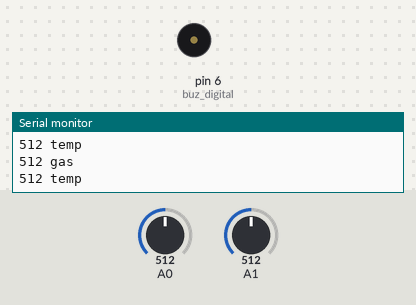
Bench run of a sketch on a simulated Arduino Uno, built with avr-gcc and run on an emulated ATmega328P. On the bench: buzzer (waves = sounding, pin HIGH), the last lines printed to the serial monitor. The inputs (shaded band) are chosen by the test bench; at power-on: A0 = 512, A1 = 512.

Above: at 1.8 s.
1.9 s: A0 set to 383
5.4 s: A0 set to 355
At 5.8 s:
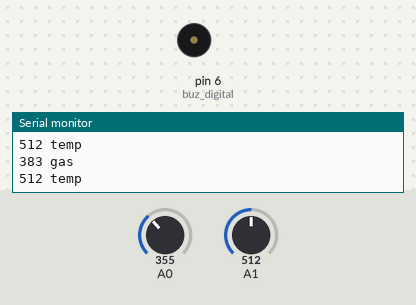
7.0 s: A0 set to 380
At 7.4 s:
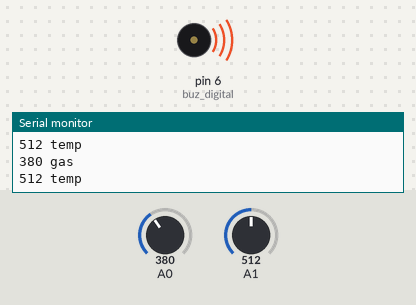
11.0 s: A0 set to 360
At 12.0 s:
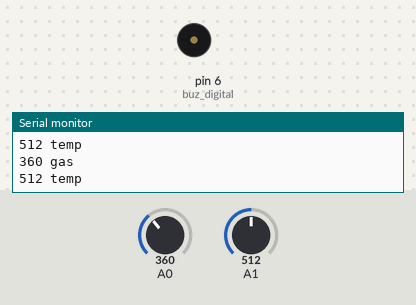
Timing chart, 0 to 13.5 s (numbered marks = the images above; inputs shaded):
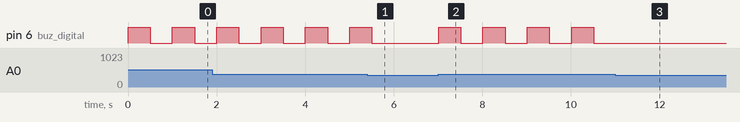

The sketch:

final.ino
```cpp
#include <LiquidCrystal.h>
LiquidCrystal lcd(7,8,9,10,11,12);

int gas = 0;
int temp = 0;
int buz_digital = 6;

void setup() {
  Serial.begin(9600);
  pinMode(A0, INPUT);
  pinMode(A1, INPUT);
  pinMode(buz_digital, OUTPUT);
}

void check() {
  gas = analogRead(A0);
  temp = analogRead(A1);

  Serial.print(gas);
  Serial.println(" gas");
  Serial.print(temp);
  Serial.println(" temp");
  Serial.println();
}

void lcdPrint(){
  lcd.setCursor(0,0);
  lcd.print("Gas: ");
  lcd.print(gas);
  lcd.print(" Temp: ");
  lcd.println(temp);
}

void loop() {
  check();
  digitalWrite(buz_digital, LOW);

  lcdPrint();

  while (gas > 370){
    digitalWrite(buz_digital, HIGH);
    delay(500);
    digitalWrite(buz_digital, LOW);
    delay(500);
    check();
    lcdPrint();
  }

  delay(500);
}
```

Measured:
- the behaviour switches between 371 and 370 on A0 (found by bisection; images 0 and 1)
- after the input at 5.4 s, pin 6 (buz_digital): goes on until 5.5 s, then stays LOW
- after the input at 7.0 s, pin 6 (buz_digital): alternates HIGH for 0.50 s and LOW for 0.50 s, starting at once
- after the input at 11.0 s, pin 6 (buz_digital): stops changing and stays LOW
- by itself, pin 6 (buz_digital): alternates HIGH for 0.50 s and LOW for 0.50 s
